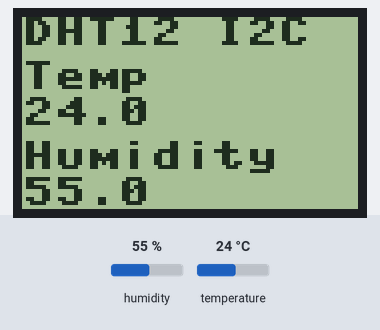
Bench run of a program on a simulated ESP8266 board running MicroPython. Shown: 84×48 one-colour display. The inputs (shaded band) are chosen by the test bench; at power-on: humidity 55 %, temperature 24 °C. Library files of the repository ran but are not shown: pcd8544.py, dht12.py.

Above: at 1.2 s.
1.3 s: humidity set to 22 %
At 5.2 s:
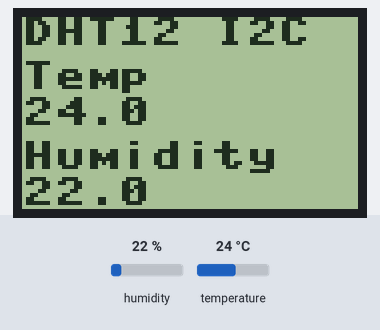
6.3 s: temperature set to 12 °C
At 8.4 s:
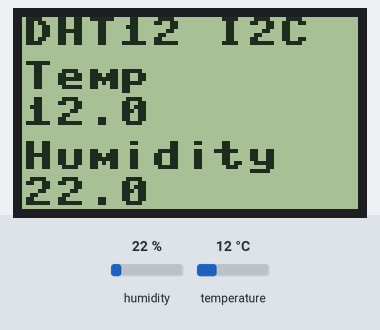
11.3 s: humidity set to 40 %
At 12.9 s:
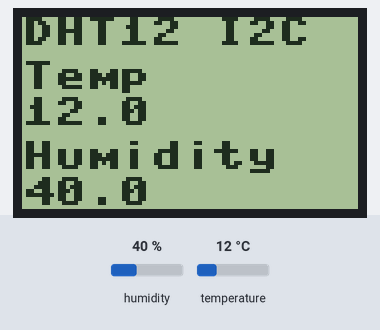
16.3 s: temperature set to 19 °C
At 20.5 s:
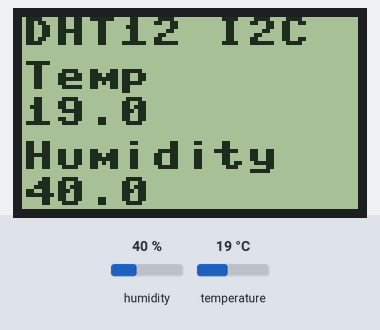
Timing chart, 0 to 22.0 s (numbered marks = the images above; inputs shaded):
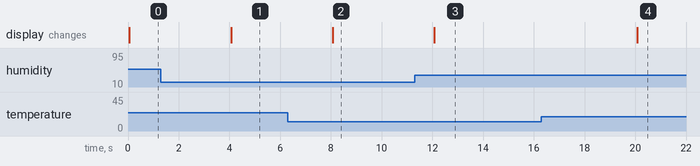

Measured:
- after the input at 1.3 s, the display: changes after 2.8 s (image 1)
- after the input at 6.3 s, the display: changes after 1.8 s (image 2)
- after the input at 11.3 s, the display: changes after 0.77 s (image 3)
- after the input at 16.3 s, the display: changes after 3.8 s (image 4)

The program:

dht12_nokia.py
```python
import time, ustruct
from machine import I2C, Pin, SPI

# Nokia 5110
import pcd8544, framebuf

# Temp sensor
import dht12

# Initialise I2C for temp sensor
i2c = I2C(scl=Pin(0), sda=Pin(2), freq=20000)

i2c.scan()
# should see sensor at [92]

dht = dht12.DHT12(i2c)

# Initialise SPI for display
spi = SPI(1, baudrate=80000000, polarity=0, phase=0)
cs = Pin(2)
dc = Pin(15)
rst = Pin(0)

# backlight on
bl = Pin(12, Pin.OUT, value=1)

lcd = pcd8544.PCD8544(spi, cs, dc, rst)

# Initialise framebuffer for display
buffer = bytearray((lcd.height // 8) * lcd.width)
framebuf = framebuf.FrameBuffer1(buffer, lcd.width, lcd.height)

# Update display
while(True):
	dht.measure()
	framebuf.fill(0)
	framebuf.text("DHT12 I2C", 0, 0, 1)
	framebuf.text("Temp", 0, 11, 1)
	framebuf.text("%.1f" % dht.temperature(), 0, 20, 1)
	framebuf.text("Humidity", 0, 31, 1)
	framebuf.text("%.1f" % dht.humidity(), 0, 40, 1)
	lcd.data(buffer)
	time.sleep_ms(4000)
```
